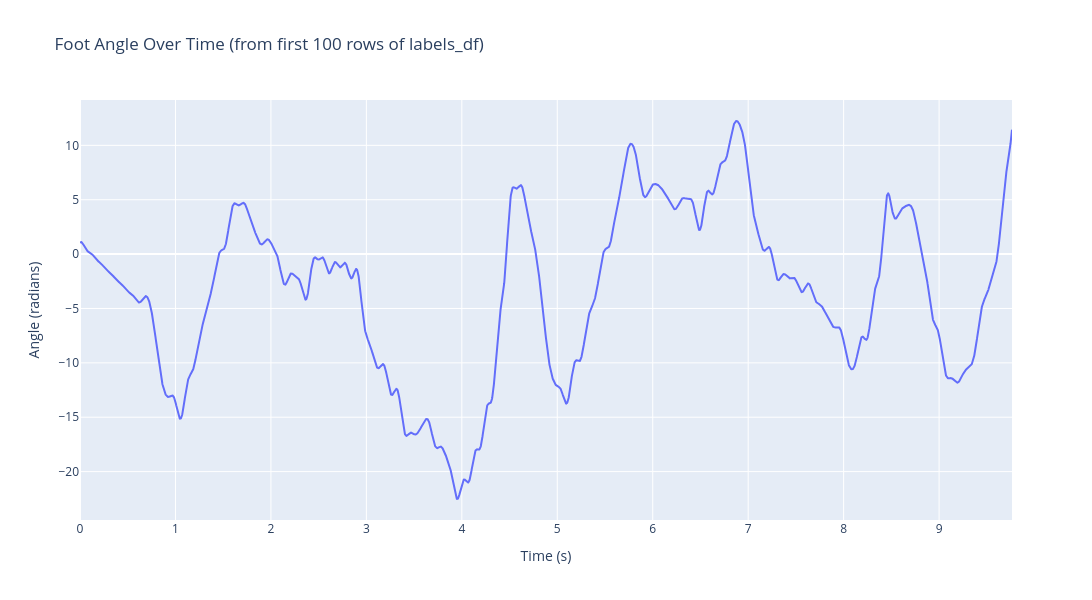

This figure's notebook cell:
### Code cell
fig = go.Figure()
fig.add_trace(
    go.Scatter(
        x=subject1_session1['time'].head(5000),
        y=subject1_session1['angle'].head(5000),
        mode='lines',
        name='Angle',
    )
)
fig.update_layout(
    title='Foot Angle Over Time (from first 100 rows of labels_df)',
    xaxis_title='Time (s)',
    yaxis_title='Angle (radians)',
    width=1200,
    height=600,
)
fig.update_xaxes(showgrid=True)
fig.update_yaxes(showgrid=True)
fig.show()

### Figure 1 — Plotly figure (JSON) as saved in the notebook; plotly's stock layout.template omitted (floating-point values rounded to 4 significant figures; data arrays with more than 128 entries replaced by an {"elided": "..."} marker saying what was removed)
{"data": [{"mode": "lines", "name": "Angle", "type": "scatter", "x": {"elided": "5000 float values"}, "y": {"elided": "5000 float values"}}], "layout": {"height": 600, "title": {"text": "Foot Angle Over Time (from first 100 rows of labels_df)"}, "width": 1200, "xaxis": {"showgrid": true, "title": {"text": "Time (s)"}}, "yaxis": {"showgrid": true, "title": {"text": "Angle (radians)"}}}}
